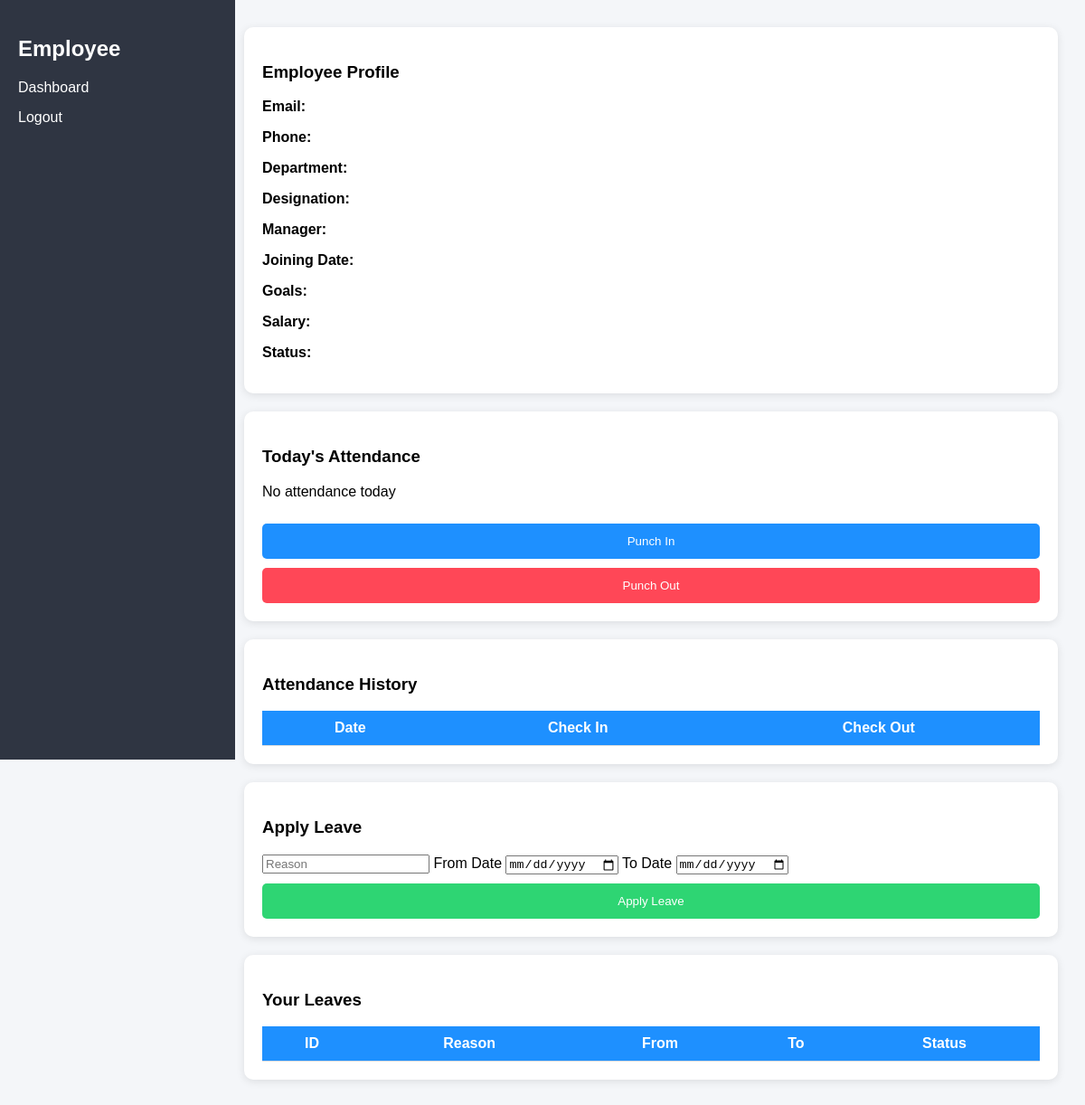
Before: /employee/harsha with the older database file.
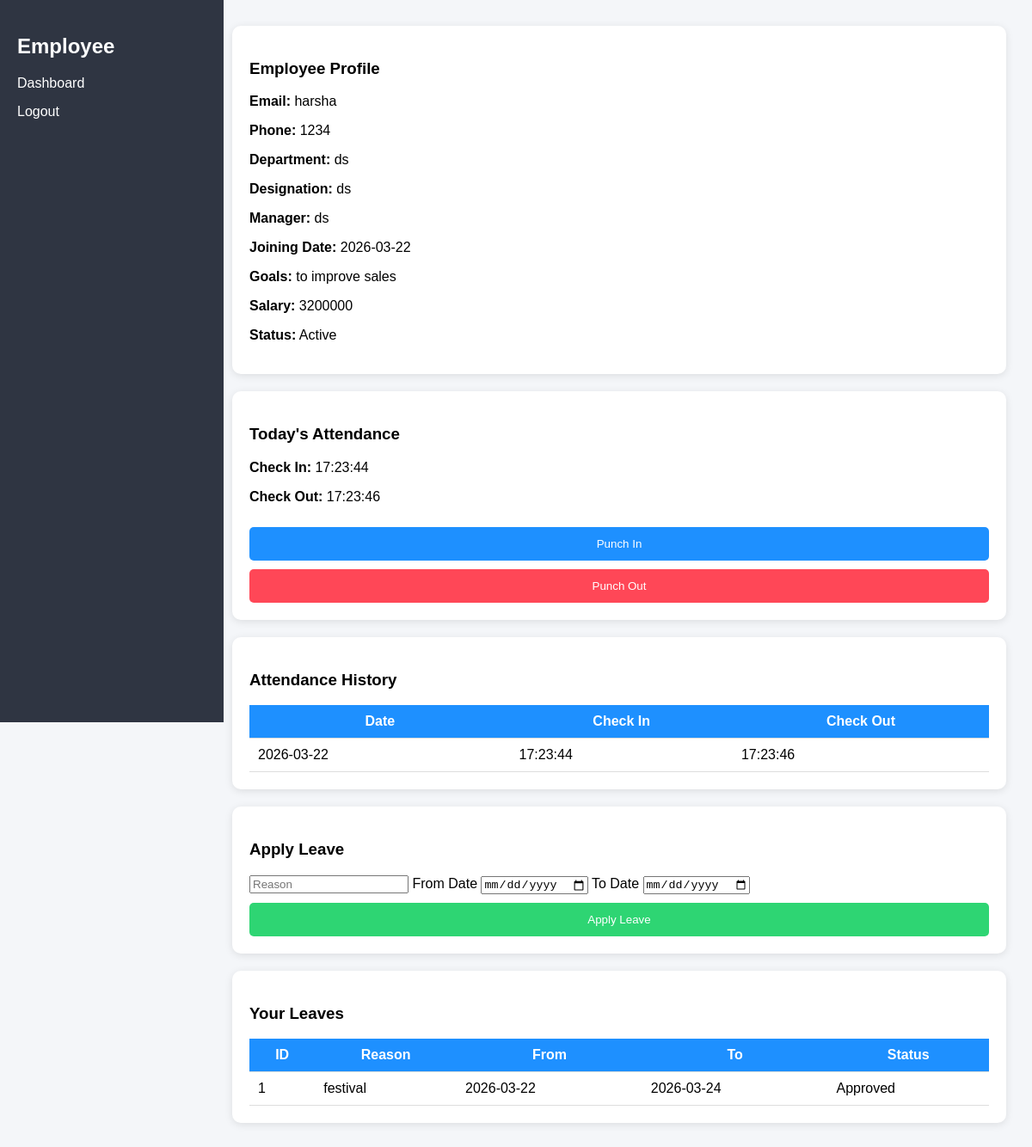
After: the same page with the newer database file.
### tables this page shows
CREATE TABLE users (
    id INTEGER PRIMARY KEY AUTOINCREMENT,
    email TEXT UNIQUE,
    password TEXT,
    role TEXT,
    phone TEXT,
    joining_date TEXT,
    department TEXT,
    designation TEXT,
    goals TEXT,
    manager TEXT,
    salary TEXT,
    status TEXT
);

CREATE TABLE attendance (
    id INTEGER PRIMARY KEY AUTOINCREMENT,
    employee_email TEXT,
    date TEXT,
    check_in TEXT,
    check_out TEXT
);

CREATE TABLE leaves (
    id INTEGER PRIMARY KEY AUTOINCREMENT,
    employee_email TEXT,
    reason TEXT,
    from_date TEXT,
    to_date TEXT,
    status TEXT
);

### app.py (the view)
@app.get("/employee/{email}", response_class=HTMLResponse)
def employee_dashboard(request: Request, email: str):
    user = cur.execute(
        "SELECT * FROM users WHERE email=?",
        (email,)
    ).fetchone()
    leaves = cur.execute(
        "SELECT * FROM leaves WHERE employee_email=?",
        (email,)
    ).fetchall()
    attendance = cur.execute(
        "SELECT * FROM attendance WHERE employee_email=? ORDER BY date DESC",
        (email,)
    ).fetchall()
    today, _ = get_ist_time()
    today_record = cur.execute(
        "SELECT * FROM attendance WHERE employee_email=? AND date=?",
        (email, today)
    ).fetchone()
    return templates.TemplateResponse(
        "dashboard_employee.html",
        {
            "request": request,
            "email": email,
            "user": user,
            "leaves": leaves,
            "attendance": attendance,
            "today_record": today_record
        }
    )

### templates/dashboard_employee.html (shortened to what this page needs)
<!DOCTYPE html>
<html>
<head>
</head>
<body>
<div class="sidebar">
<h2>Employee</h2>
<a href="#">Dashboard</a>
<a href="/logout">Logout</a>
</div>
<div class="main">
<div class="card">
<h3>Employee Profile</h3>
<p><b>Email:</b> {{user[1]}}</p>
<p><b>Phone:</b> {{user[4]}}</p>
<p><b>Department:</b> {{user[6]}}</p>
<p><b>Designation:</b> {{user[7]}}</p>
<p><b>Manager:</b> {{user[9]}}</p>
<p><b>Joining Date:</b> {{user[5]}}</p>
<p><b>Goals:</b> {{user[8]}}</p>
<p><b>Salary:</b> {{user[10]}}</p>
<p><b>Status:</b> {{user[11]}}</p>
</div>
<div class="card">
<h3>Today's Attendance</h3>
{% if today_record %}
<p><b>Check In:</b> {{today_record[3]}}</p>
<p><b>Check Out:</b> {{today_record[4]}}</p>
{% else %}
<p>No attendance today</p>
{% endif %}
<form method="post" action="/check_in">
<button style="background:#1e90ff;">Punch In</button>
</form>
<form method="post" action="/check_out">
<button style="background:#ff4757;">Punch Out</button>
</form>
</div>
<div class="card">
<h3>Attendance History</h3>
<table>
<tr>
<th>Date</th>
<th>Check In</th>
<th>Check Out</th>
</tr>
{% for a in attendance %}
<tr>
<td>{{a[2]}}</td>
<td>{{a[3]}}</td>
<td>{{a[4]}}</td>
</tr>
{% endfor %}
</table>
</div>
<div class="card">
<h3>Apply Leave</h3>
<form method="post" action="/apply_leave">
<input name="reason" placeholder="Reason" required>
<label>From Date</label>
<input type="date" name="from_date" required>
<label>To Date</label>
<input type="date" name="to_date" required>
<button style="background:#2ed573;">Apply Leave</button>
</form>
</div>
<div class="card">
<h3>Your Leaves</h3>
<table>
<tr>
<th>ID</th>
<th>Reason</th>
<th>From</th>
<th>To</th>
<th>Status</th>
</tr>
{% for l in leaves %}
<tr>
<td>{{l[0]}}</td>
<td>{{l[2]}}</td>
<td>{{l[3]}}</td>
<td>{{l[4]}}</td>
<td>{{l[5]}}</td>
</tr>
{% endfor %}
</table>
</div>
</div>
</body>
</html>

Changed rows visible on the page:
now on this page (row edited): users: email "harsha", phone "1234", department "ds", designation "ds", manager "ds", joining_date "2026-03-22", goals "to improve sales", salary "3200000", status "Active"
now on this page (row edited): attendance: check_in "17:23:44", check_out "17:23:46", date "2026-03-22"
added leaves: id "1", reason "festival", from_date "2026-03-22", to_date "2026-03-24", status "Approved"
Other visible differences:
text no longer shown: "No attendance today"
text now shown: "Check In: Check Out:"
